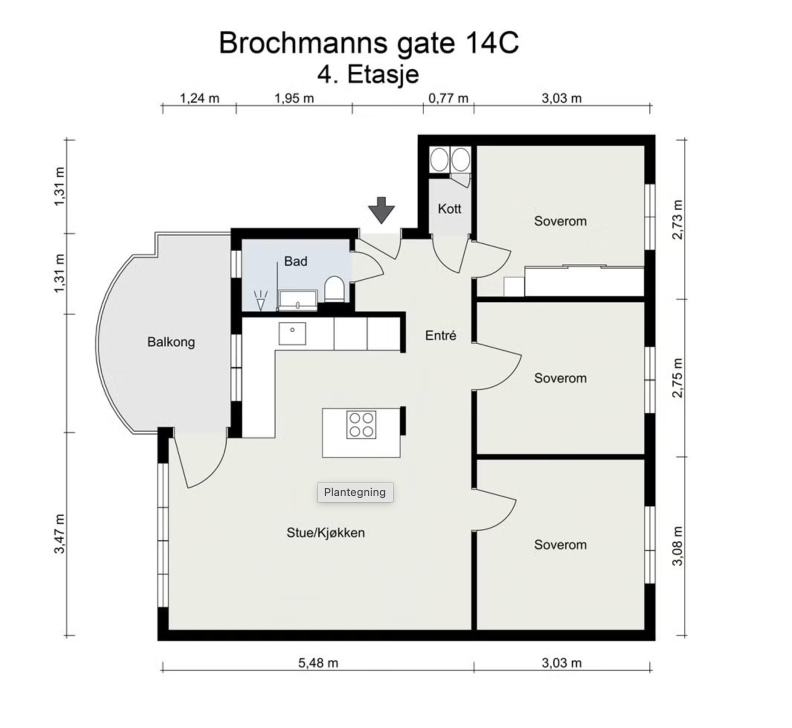
#> input picture plan/images/plantegning.png, 1584 x 1456 px, found by its file name (shown at 1/2 size)
$ python scan_left_right.py
#> lines starting #> are read from the running program, lines starting #| are printed output that depends on the picture; after the words box and inside, x2 and y2 are one past the last pixel; in counts of white or black regions, pixels touching at a corner belong together
from PIL import Image
import numpy as np

im = Image.open('/Users/carlvaldemarebbesen/Development/leilighet-3d/plan/images/plantegning.png').convert('L')
arr = np.array(im)
dark = arr < 150
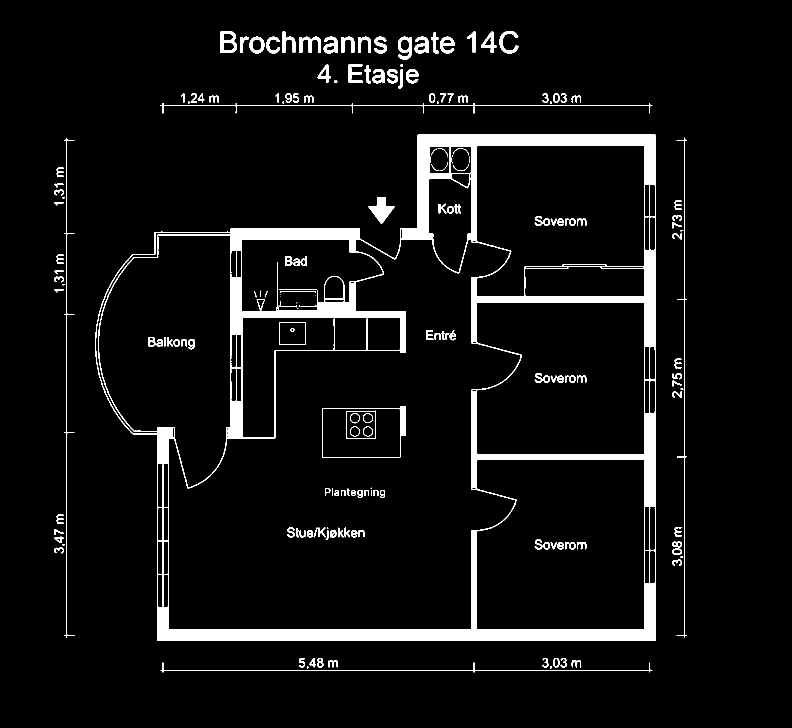
#> dark: shape (1456, 1584) bool (shown at 1/2 size); 5.9% white; 189 white regions (28 under 20 px), largest, box (x1, y1, x2, y2) and area: (190, 269, 1312, 1282) 102065, (321, 206, 1305, 227) 2125, (128, 276, 150, 1275) 2123
h,w = arr.shape
#> h = 1456; w = 1584

# find left vertical dimension line (a column with many dark pixels across rows 260-1290)
print("LEFT search")
for x in range(100, 200):
    s = dark[260:1300, x].sum()
    if s > 800:
        print(x, s)
#> this loop made 100 passes
#> s on passes 1 to 12: 0, 0, 0, 0, 0, 0, 0, 0, 16, 49, 60, 46
#| 132 998
#| 133 999

print("RIGHT search")
for x in range(1340, 1420):
    s = dark[260:1300, x].sum()
    if s > 800:
        print(x, s)
#> this loop made 80 passes
#> s on passes 1 to 12: 0, 0, 0, 0, 0, 76, 90, 76, 46, 59, 78, 96
#| 1369 1001
